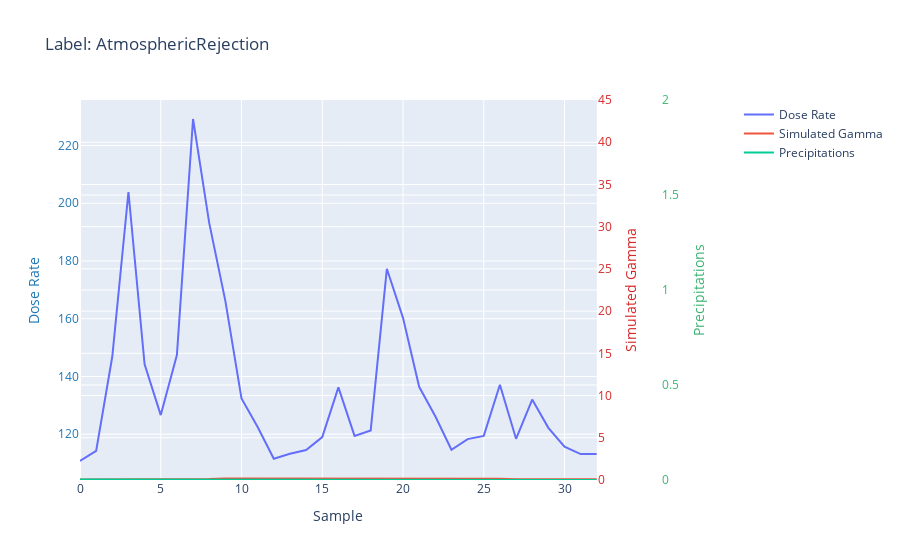

Write notebook code for a chart like this one.
### Code cell
show_event(210,X_train)
print("Illustration of an Atmospheric Rejection with several elevations and no gamma nor precipitations")

### Figure 1 — Plotly figure (JSON) as saved in the notebook; plotly's stock layout.template omitted (floating-point values rounded to 4 significant figures)
{"data": [{"name": "Dose Rate", "type": "scatter", "y": [110.7, 114.2, 146.9, 203.9, 144.2, 126.6, 147.4, 229.2, 193.2, 166.2, 132.4, 122.5, 111.5, 113.2, 114.5, 119, 136.2, 119.4, 121.3, 177.3, 160.3, 136.4, 126.2, 114.6, 118.3, 119.4, 137.1, 118.4, 132, 122.2, 115.7, 113.1, 113.1]}, {"name": "Simulated Gamma", "type": "scatter", "y": [0.05034, 0.05034, 0.05034, 0.1191, 0.1191, 0.1191, 0.1191, 0.1191, 0.1191, 0.1872, 0.1872, 0.1872, 0.1872, 0.1872, 0.1872, 0.1917, 0.1917, 0.1917, 0.1917, 0.1917, 0.1917, 0.1345, 0.1345, 0.1345, 0.1345, 0.1345, 0.1345, 0.09459, 0.09459, 0.09459, 0.09459, 0.09459, 0.09459], "yaxis": "y2"}, {"name": "Precipitations", "type": "scatter", "y": [0.002686, 0.002686, 0.002686, 0.001343, 0.001343, 0.001343, 0.001343, 0.001343, 0.001343, 0.0003662, 0.0003662, 0.0003662, 0.0003662, 0.0003662, 0.0003662, 0, 0, 0, 0, 0, 0, 0, 0, 0, 0, 0, 0, 0, 0, 0, 0, 0, 0], "yaxis": "y3"}], "layout": {"title": {"text": "Label: AtmosphericRejection"}, "xaxis": {"domain": [0, 0.8], "title": {"text": "Sample"}}, "yaxis": {"tickfont": {"color": "#1f77b4"}, "title": {"font": {"color": "#1f77b4"}, "text": "Dose Rate"}}, "yaxis2": {"anchor": "x", "overlaying": "y", "range": [0, 45], "side": "right", "tickfont": {"color": "#d62728"}, "title": {"font": {"color": "#d62728"}, "text": "Simulated Gamma"}}, "yaxis3": {"anchor": "free", "overlaying": "y", "position": 0.9, "range": [0, 2], "side": "right", "tickfont": {"color": "#3CB371"}, "title": {"font": {"color": "#3CB371"}, "text": "Precipitations"}}}}
